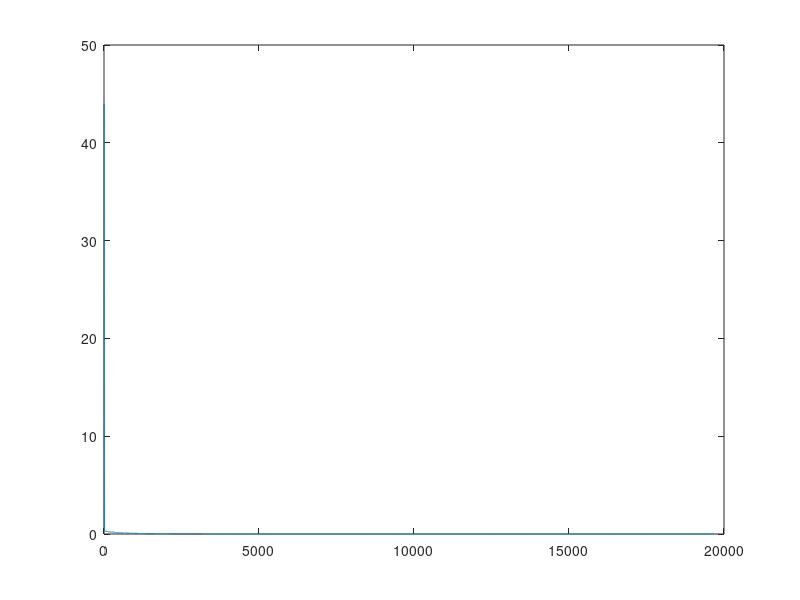

Write MATLAB code to recreate this figure.
clc; 
clear all; 
iteration = 1; 
x(iteration) = rand(1); 
y(iteration) = rand(1); 
f(iteration) = (1-x(iteration))^2 + 100*(y(iteration)-x(iteration)^2)^2; 
eta = 0.001; 

while f(iteration) > 1e-8
fx(iteration) = 2*x(iteration)-2+400*(x(iteration)^3-x(iteration)*y(iteration));
fy(iteration) = 200*(y(iteration)-x(iteration)^2);
iteration = iteration + 1;
x(iteration) = x(iteration-1) - eta*fx(iteration-1);
y(iteration) = y(iteration-1) - eta*fy(iteration-1);
f(iteration) = (1-x(iteration))^2 + 100*(y(iteration)-x(iteration)^2)^2; 
end

i = 1:iteration;

figure
plot(i,f(i),'-');